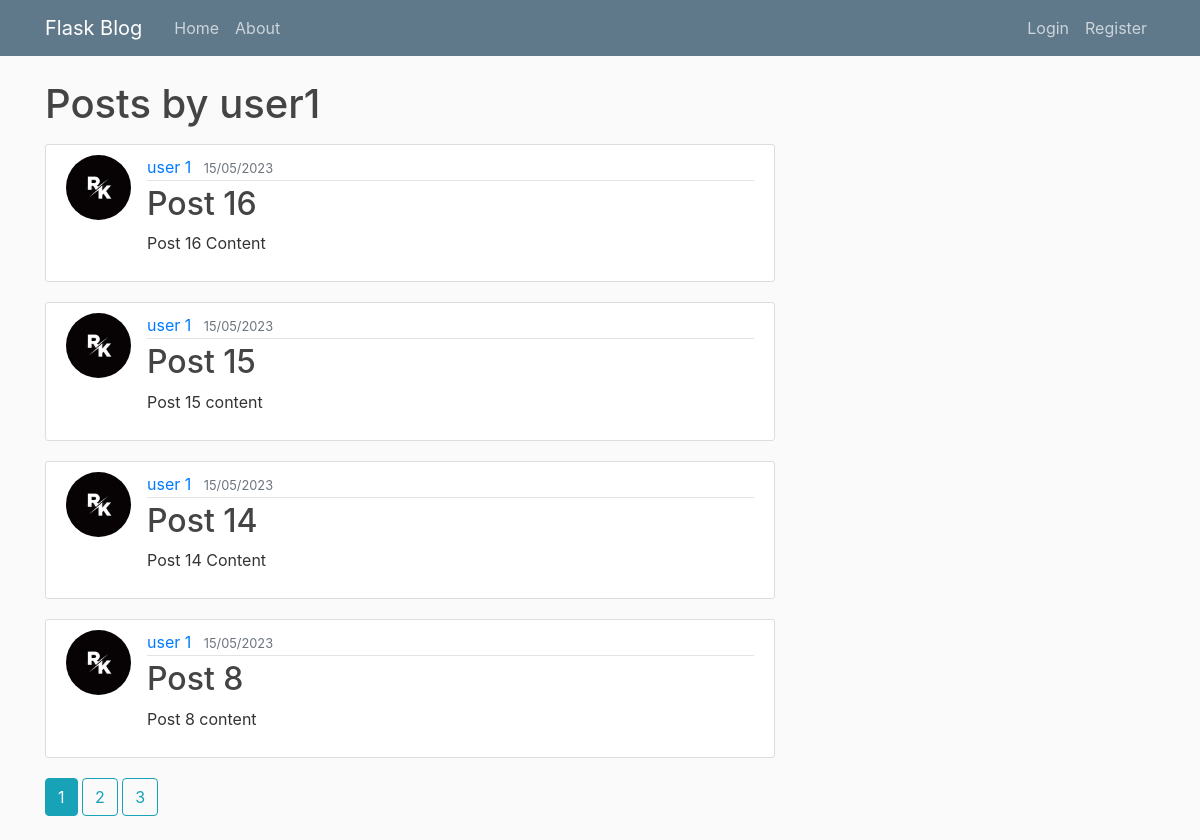
/account/3/posts, run on an earlier commit of the app's database.
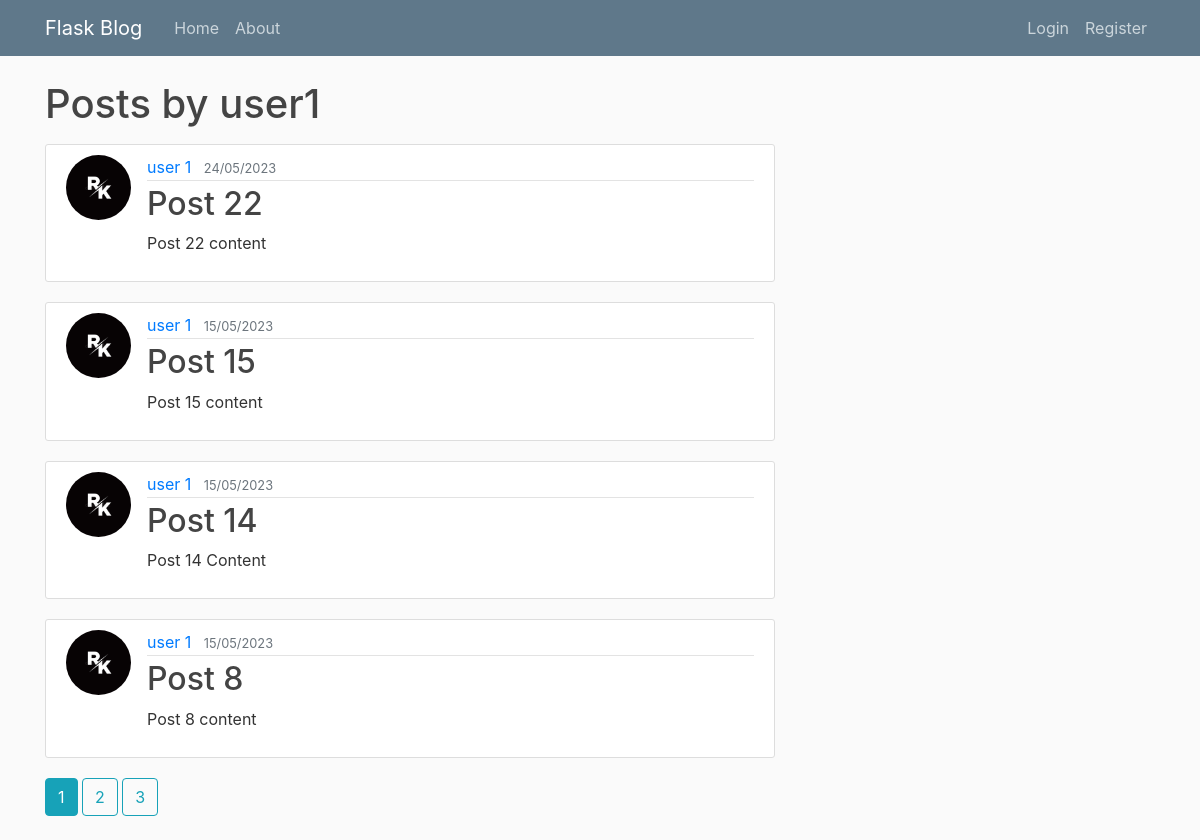
And on a later commit of the database.
### flaskblog/model.py (models this page shows, shortened)
class User(db.Model,UserMixin):
    id = db.Column(db.Integer,primary_key = True)
    firstname = db.Column(db.String(20),nullable = False)
    lastname = db.Column(db.String(20),nullable = False,default = "")
    username = db.Column(db.String(20),unique = True,nullable = False)
    email = db.Column(db.String(120),unique = True,nullable = False)
    image_file = db.Column(db.String(20),nullable = False, default = 'default.jpg')
    password = db.Column(db.String(60),nullable = False)
    posts = db.relationship("Post",backref = "author",lazy = True)

class Post(db.Model):
    id = db.Column(db.Integer,primary_key = True)
    title = db.Column(db.String(100),nullable = False)
    date_posted = db.Column(db.DateTime,nullable = False,default = datetime.utcnow)
    content = db.Column(db.Text,nullable = False)
    user_id = db.Column(db.Integer,db.ForeignKey('user.id'),nullable = False)

### flaskblog/routes.py (the view)
@app.route("/account/<int:user_id>/posts")
def posts_by_user(user_id):
    page = request.args.get('page',type=int)
    user = User.query.get_or_404(user_id)
    p = Post.query.filter_by(author = user).order_by(Post.date_posted.desc()).paginate(per_page=4,page=page)
    return render_template("post_by_user.html",post=p,user=user)

### flaskblog/templates/post_by_user.html
{% extends "layout.html" %}
{% block content %}
    <h1 class="ml-0 mb-3">Posts by {{ user.username }}</h1>
    {% for p in post.items %}
    <article class="media content-section">
        <img class="rounded-circle article-img" src="{{ url_for('static',filename = 'profile_pics/' + p.author.image_file) }}" alt="">
        <div class="media-body">
          <div class="article-metadata">
            <a class="mr-2" href="{{url_for('account',account_id = p.author.id)}}">{{ p.author.firstname }} {{p.author.lastname}}</a>
            <small class="text-muted">{{ p.date_posted.strftime("%d/%m/%Y") }}</small>
          </div>
          <h2><a class="article-title" href="{{ url_for('post', post_id = p.id) }}">{{ p.title }}</a></h2>
          <p class="article-content">{{ p.content }}</p>
        </div>
    </article>
    {% endfor %}
    {% for page_num in post.iter_pages(left_edge=1,right_edge=1,left_current=1,right_current = 1) %}
        {% if page_num %}
            {% if post.page == page_num %}
                <a class="btn btn-info mb-4" href="{{url_for('posts_by_user',page=page_num,user_id=user.id)}}">{{page_num}}</a>
            {% else %}
                <a class="btn btn-outline-info mb-4" href="{{url_for('posts_by_user',page=page_num,user_id=user.id)}}">{{page_num}}</a>
            {% endif %}
        {% else %}
            ...
        {% endif %}
    {% endfor %}
{% endblock content %}

### flaskblog/templates/layout.html (shortened to what this page needs)
<!DOCTYPE html>
<html lang="en">
<head>
    <link rel="stylesheet" href="https://maxcdn.bootstrapcdn.com/bootstrap/4.0.0/css/bootstrap.min.css">
    <link rel="stylesheet" href="https://cdn.jsdelivr.net/npm/bootstrap@4.3.1/dist/css/bootstrap.min.css">
    <link rel="stylesheet" type="text/css" href="{{ url_for('static',filename='main.css')}}">
</head>
<body>
    <header class="site-header">
        <nav class="navbar navbar-expand-md navbar-dark bg-steel fixed-top">
          <div class="container">
            <a class="navbar-brand mr-4" href="/">Flask Blog</a>
            <div class="collapse navbar-collapse" id="navbarToggle">
              <div class="navbar-nav mr-auto">
                <a class="nav-item nav-link" href="{{ url_for('home')}}">Home</a>
                <a class="nav-item nav-link" href="{{ url_for('about')}}">About</a>
              </div>
              <div class="navbar-nav">
                {% if current_user.is_authenticated %}
                <a class="nav-item nav-link" href="{{ url_for('new_post')}}">New Post</a>
                <a class="nav-item nav-link" href="{{ url_for('account',account_id = current_user.id)}}">Account</a>
                  <a class="nav-item nav-link" href="{{ url_for('logout')}}">Logout</a>
                {% else %}
                  <a class="nav-item nav-link" href="{{ url_for('login')}}">Login</a>
                  <a class="nav-item nav-link" href="{{ url_for('register')}}">Register</a>
                {% endif %}
              </div>
            </div>
          </div>
        </nav>
      </header>
      <main role="main" class="container">
        <div class="row">
          <div class="col-md-8">
            {% block content %}{% endblock %}
          </div>
        </div>
      </main>
</body>
</html>

### flaskblog/static/main.css (style rules this page uses)
body { background: #fafafa; color: #333333; margin-top: 5rem; }
h1, h2, h3, h4, h5, h6 { color: #444444; }
.bg-steel { background-color: #5f788a; }
.site-header .navbar-nav .nav-link { color: #cbd5db; }
.content-section { background: #ffffff; padding: 10px 20px; border: 1px solid #dddddd; border-radius: 3px; margin-bottom: 20px; }
.article-title { color: #444444; }
.article-content { white-space: pre-line; }
.article-img { height: 65px; width: 65px; margin-right: 16px; }
.article-metadata { padding-bottom: 1px; margin-bottom: 4px; border-bottom: 1px solid #e3e3e3 }

What changed in the data, as far as the page shows it:
removed Post: image_file (placeholder picture), author.firstname "user", author.lastname "1", date_posted "15/05/2023", title "Post 16", content "Post 16 Content"
added Post: image_file (placeholder picture), author.firstname "user", author.lastname "1", date_posted "24/05/2023", title "Post 22", content "Post 22 content"
